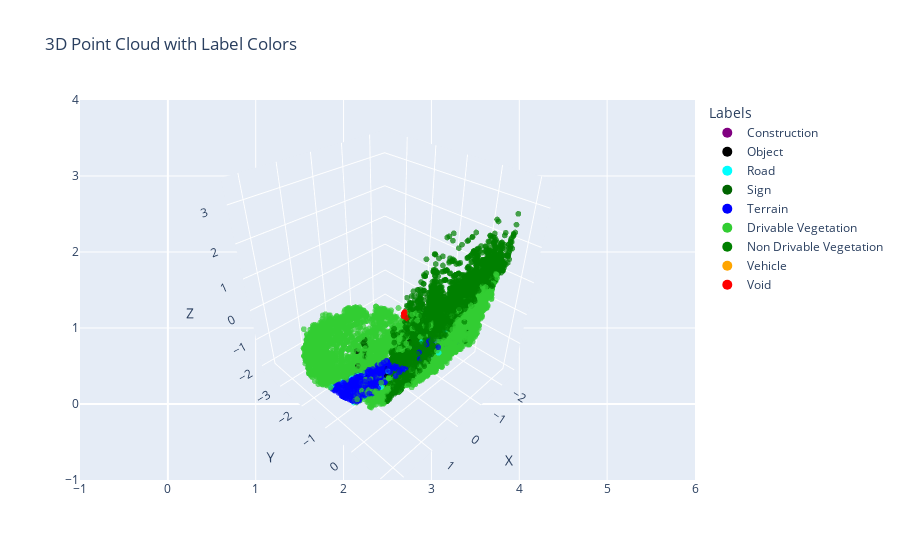

Notebook source saved alongside this figure:
### Code cell
plot_3D_colors(sampled_df)

### Figure 1 — Plotly figure (JSON) as saved in the notebook; plotly's stock layout.template omitted (floating-point values rounded to 4 significant figures; data arrays with more than 128 entries replaced by an {"elided": "..."} marker saying what was removed)
{"data": [{"hoverinfo": "text", "marker": {"color": {"elided": "16384 str values"}, "opacity": 0.7, "size": 2}, "mode": "markers", "showlegend": false, "text": {"elided": "16384 str values"}, "type": "scatter3d", "x": {"elided": "16384 float values"}, "y": {"elided": "16384 float values"}, "z": {"elided": "16384 float values"}}, {"marker": {"color": "purple", "size": 10}, "mode": "markers", "name": "Construction", "showlegend": true, "type": "scatter", "x": [null], "y": [null]}, {"marker": {"color": "black", "size": 10}, "mode": "markers", "name": "Object", "showlegend": true, "type": "scatter", "x": [null], "y": [null]}, {"marker": {"color": "cyan", "size": 10}, "mode": "markers", "name": "Road", "showlegend": true, "type": "scatter", "x": [null], "y": [null]}, {"marker": {"color": "darkgreen", "size": 10}, "mode": "markers", "name": "Sign", "showlegend": true, "type": "scatter", "x": [null], "y": [null]}, {"marker": {"color": "blue", "size": 10}, "mode": "markers", "name": "Terrain", "showlegend": true, "type": "scatter", "x": [null], "y": [null]}, {"marker": {"color": "limegreen", "size": 10}, "mode": "markers", "name": "Drivable Vegetation", "showlegend": true, "type": "scatter", "x": [null], "y": [null]}, {"marker": {"color": "green", "size": 10}, "mode": "markers", "name": "Non Drivable Vegetation", "showlegend": true, "type": "scatter", "x": [null], "y": [null]}, {"marker": {"color": "orange", "size": 10}, "mode": "markers", "name": "Vehicle", "showlegend": true, "type": "scatter", "x": [null], "y": [null]}, {"marker": {"color": "red", "size": 10}, "mode": "markers", "name": "Void", "showlegend": true, "type": "scatter", "x": [null], "y": [null]}], "layout": {"legend": {"title": {"text": "Labels"}}, "scene": {"xaxis": {"title": {"text": "X"}}, "yaxis": {"title": {"text": "Y"}}, "zaxis": {"title": {"text": "Z"}}}, "title": {"text": "3D Point Cloud with Label Colors"}}}
